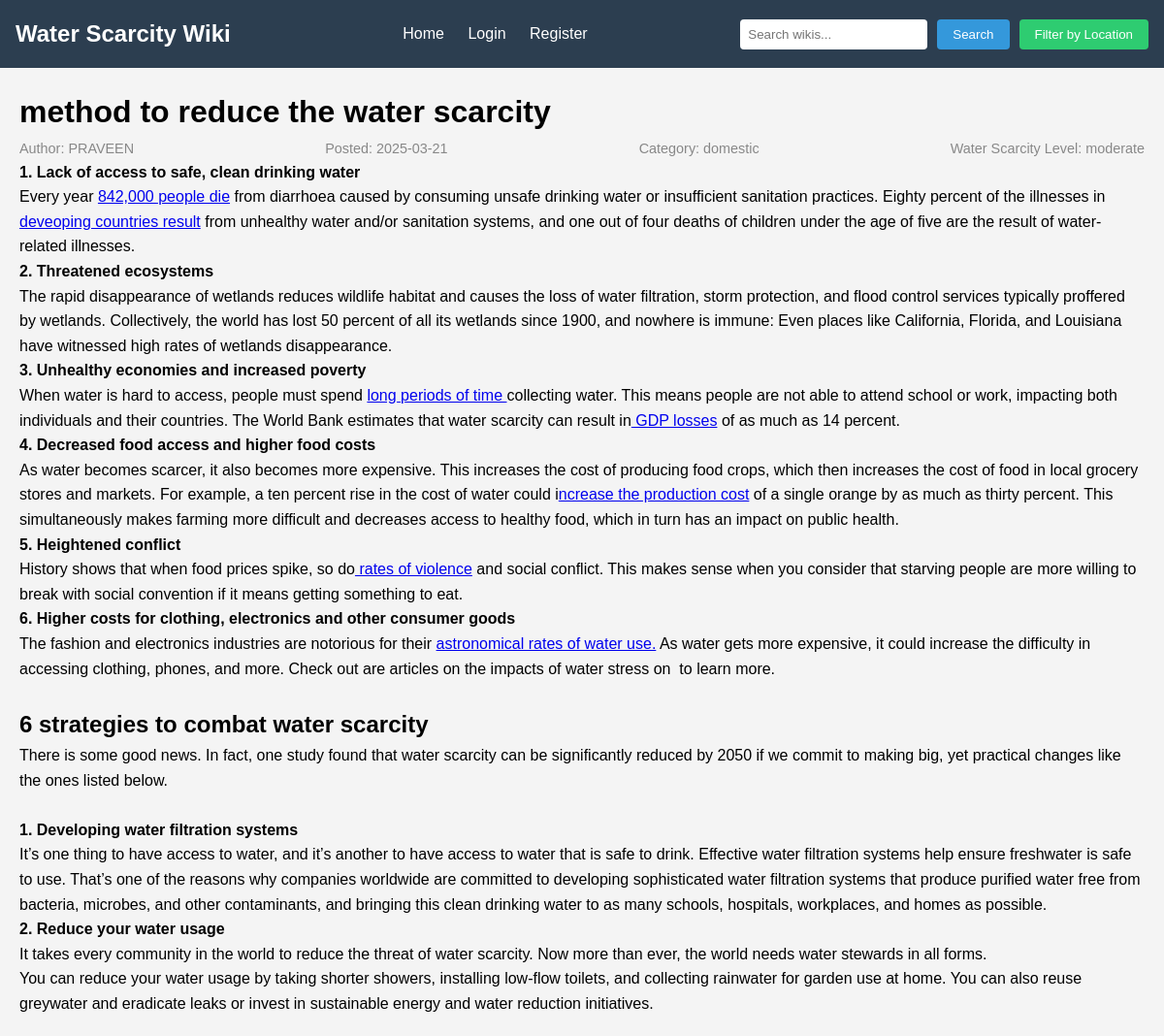
Screenshot of /wiki/2 with the database file from the repository.
### app.py (models this page shows, shortened)
class Wiki(db.Model):
    id = db.Column(db.Integer, primary_key=True)
    title = db.Column(db.String(100), nullable=False)
    content = db.Column(db.Text, nullable=False)
    date_posted = db.Column(db.DateTime, nullable=False, default=datetime.utcnow)
    user_id = db.Column(db.Integer, db.ForeignKey('user.id'), nullable=False)
    media_files = db.relationship('WikiMedia', backref='wiki', lazy=True, cascade='all, delete-orphan')
    water_scarcity_level = db.Column(db.String(20), nullable=False)  # 'low', 'moderate', 'high'
    category = db.Column(db.String(20), nullable=False)  # 'agriculture', 'domestic', 'business'
    def delete(self):
        for media in self.media_files:
            try:
                os.remove(os.path.join(app.config['UPLOAD_FOLDER'], media.filename))
            except OSError:
                pass
        db.session.delete(self)
        db.session.commit()

class User(UserMixin, db.Model):
    id = db.Column(db.Integer, primary_key=True)
    username = db.Column(db.String(80), unique=True, nullable=False)
    email = db.Column(db.String(120), unique=True, nullable=False)
    password_hash = db.Column(db.String(128))
    wikis = db.relationship('Wiki', backref='author', lazy=True)

### app.py (the view)
@app.route('/wiki/<int:wiki_id>')
def view_wiki(wiki_id):
    wiki = Wiki.query.get_or_404(wiki_id)
    return render_template('view_wiki.html', wiki=wiki)

### app.py (called while the page is built)
@app.before_request
def log_request_info():
    if not request.path.startswith('/static'):
        app.logger.info(f'Request: {request.method} {request.path}')

### templates/view_wiki.html (shortened to what this page needs)
{% extends "base.html" %}
{% block content %}
<div class="wiki-container">
    <div class="wiki-header">
        <h1>{{ wiki.title }}</h1>
        <div class="wiki-meta">
            <span>Author: {{ wiki.author.username }}</span>
            <span>Posted: {{ wiki.date_posted.strftime('%Y-%m-%d') }}</span>
            <span>Category: {{ wiki.category }}</span>
            <span>Water Scarcity Level: {{ wiki.water_scarcity_level }}</span>
        </div>
    </div>
    <div class="wiki-content">
        {{ wiki.content|safe }}
    </div>
</div>
{% endblock %}

### static/style.css (style rules this page uses)
* { margin: 0; padding: 0; box-sizing: border-box; }
body { font-family: Arial, sans-serif; line-height: 1.6; background-color: #f4f4f4; }
.wiki-meta { font-size: 0.9rem; color: #888; display: flex; justify-content: space-between; }

### rows the page displays
Wiki: title "method to reduce the water scarcity", date_posted "2025-03-21", category "domestic", water_scarcity_level "moderate", content "1. Lack of access to safe, clean drinking water Every year 842,000 people die from diarrhoea caused by consuming unsafe drinking water or insufficient sanitation practices. Eighty percent of the illnesses in deveoping countries result from unhealthy water and/or sanitation systems, and one out of four deaths of children under the age of five are the result of water-related illnesses. 2. Threatened ecosystems The rapid disappearance of wetlands reduces wildlife habitat and causes the loss of water filtration, storm protection, and flood control services typically proffered by wetlands. Collectively, the world has lost 50 percent of all its wetlands since 1900, and nowhere is immune: Even…"
User: author.username "PRAVEEN"
